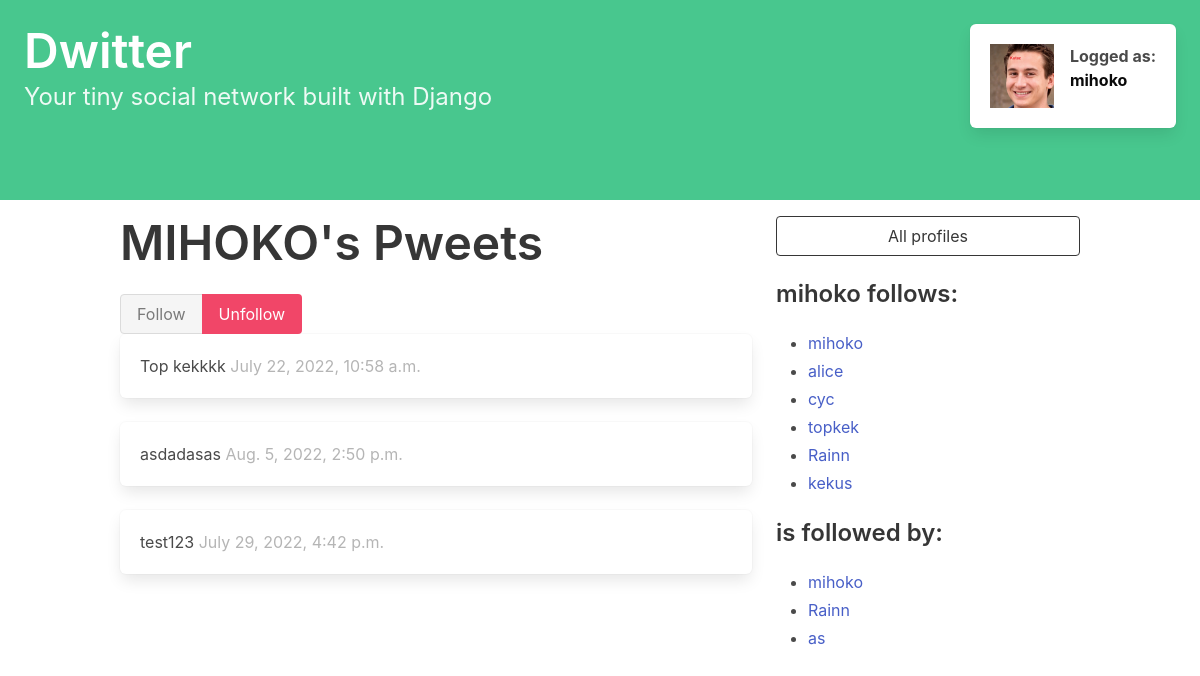
The page /profile/1 (signed in) on the database as committed earlier.
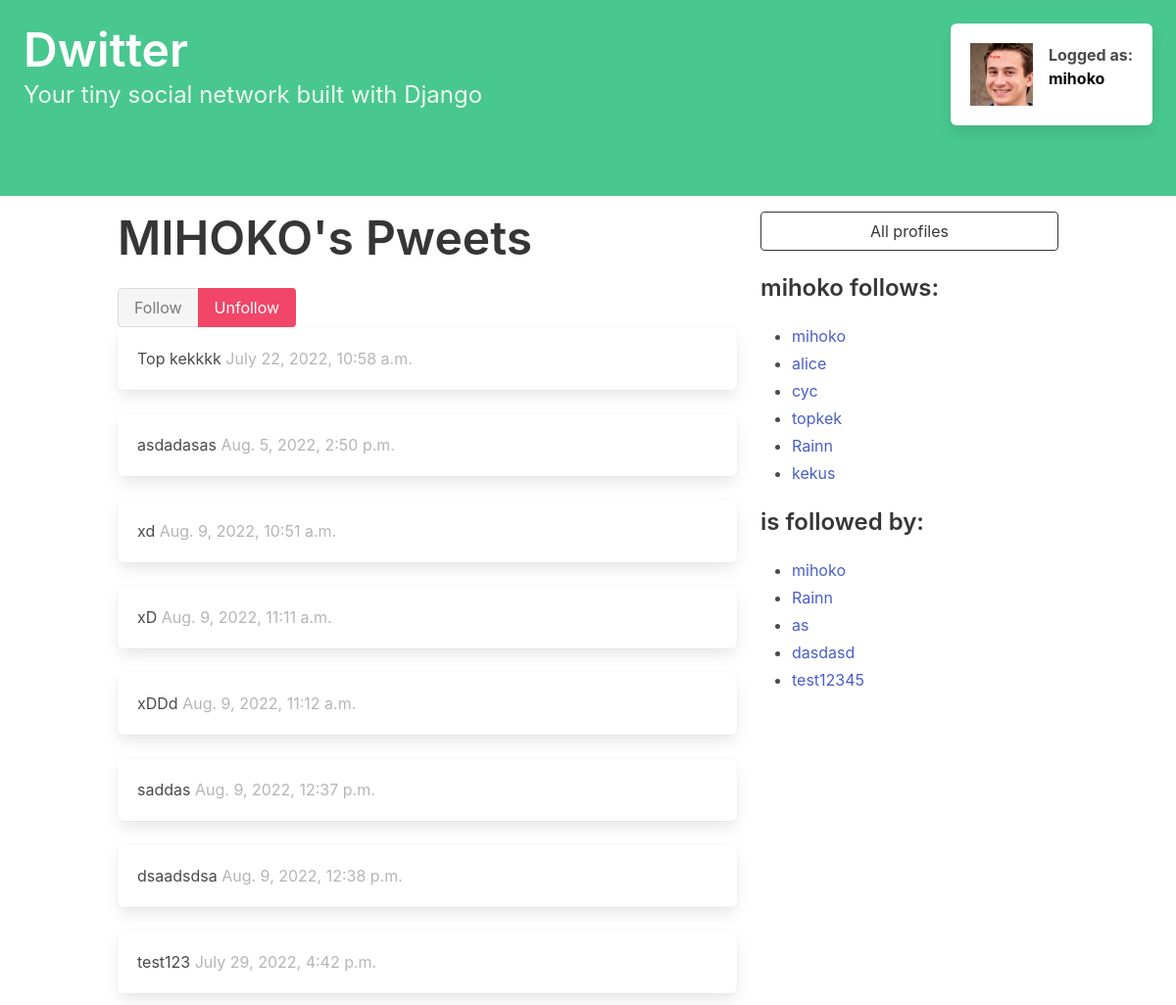
The same page on the database as committed later.
### pwitter/models.py (models this page shows, shortened)
class Pweet(models.Model):
    user = models.ForeignKey(User, related_name="pweets",
                             on_delete=models.DO_NOTHING)
    body = models.CharField(max_length=140)
    created_at = models.DateTimeField(auto_now_add=True)
    validate_file = FileValidator(max_size=1024 * 1000,
                                  content_types=('image/jpeg', 'image/png'))
    pweet_image = models.FileField(upload_to='pweet_media/',
                                  validators=[validate_file],
                                  blank=True)
    likes = models.ManyToManyField(User, related_name='pweet_posts', blank=True)

class PweetReply(models.Model):
    user = models.ForeignKey(User, related_name="pweets_reply",
                             on_delete=models.DO_NOTHING)
    body = models.CharField(max_length=140)
    created_at = models.DateTimeField(auto_now_add=True)
    pweet = models.ForeignKey(Pweet, on_delete=models.CASCADE, related_name='replies')
    likes = models.ManyToManyField(User, related_name='pweet_replies', blank=True)

class Profile(models.Model):
    user = models.OneToOneField(User, on_delete=models.CASCADE)
    validate_file = FileValidator(max_size=1024*1000,
                                  content_types=('image/jpeg', 'image/png'))
    user_image = models.FileField(upload_to='profile_pictures/',
                                  validators=[validate_file],
                                  blank=True)
    follows = models.ManyToManyField(
        "self",
        related_name="followed_by",
        symmetrical=False,
        blank=True
    )
    def __str__(self):
        return self.user.username

### pwitter/views.py (the view, shortened to what this page needs)
# urls.py: path('profile/<int:pk>', profile, name="profile"),
@login_required
def profile(request, pk):
    if not hasattr(request.user, 'profile'):
        missing_profile = Profile(user=request.user)
        missing_profile.save()
    profile = Profile.objects.get(pk=pk)
    return render(request, "profile.html", {"profile": profile})

### templates/profile.html (shortened to what this page needs)
{% extends 'base.html' %}
{% block content %}
    <div class="column">
    <div class="block">
        <h1 class="title is-1">
            {{ profile.user.username|upper }}'s Pweets
        </h1>
    <form method="post">
    <div class="buttons has-addons">
        {% if profile in user.profile.follows.all %}
        <button class="button is-success is-static">Follow</button>
        <button class="button is-danger" name="follow" value="unfollow">Unfollow</button>
        {% else %}
        <button class="button is-success" name="follow" value="follow" >Follow</button>
        <button class="button is-danger is-static">Unfollow</button>
        {% endif %}
    </div>
    </form>
    <div class="content">
        {% for pweet in profile.user.pweets.all %}
        <div class="box">
        {{ pweet.body }}
        <span class="is-small has-text-grey-light">
            {{ pweet.created_at }}
        </span>
        </div>
        {% endfor %}
        {% for pweet_reply in profile.user.pweets_reply.all %}
        <div class="box">
        {{ pweet_reply.body }}
        <span class="is-small has-text-grey-light">
            {{ pweet_reply.created_at }}
        </span>
        </div>
        {% endfor %}
    </div>
    </div>
    </div>
    <div class="column is-one-third">
    <div class="block">
        <a href="{% url 'pwitter:profile_list' %}">
            <button class="button is-dark is-outlined is-fullwidth">
                All profiles
            </button>
        </a>
    </div>
    <div class="block">
    <h3 class="title is-4">
        {{ profile.user.username }} follows:
    </h3>
    <div class="content">
        <ul>
            {% for following in profile.follows.all %}
                <li>
                <a href="{% url 'pwitter:profile' following.id %}">
                    {{ following }}
                </a>
                </li>
            {% endfor %}
        </ul>
    </div>
    </div>
    <div class="block">
    <h3 class="title is-4">
        {{ profile.user.userame }} is followed by:
    </h3>
    <div class="content">
        <ul>
            {% for follower in profile.followed_by.all %}
            <li>
                <a href="{% url 'pwitter:profile' follower.id %}">
                    {{ follower }}
                </a>
            </li>
            {% endfor %}
        </ul>
    </div>
    </div>
    </div>
{% endblock content %}

Rows that differ between the two databases and show on the page:
added Pweet: body "xd", created_at "Aug. 9, 2022, 10:51 a.m."
added Pweet: body "xD", created_at "Aug. 9, 2022, 11:11 a.m."
added Pweet: body "xDDd", created_at "Aug. 9, 2022, 11:12 a.m."
added Pweet: body "saddas", created_at "Aug. 9, 2022, 12:37 p.m."
added Pweet: body "dsaadsdsa", created_at "Aug. 9, 2022, 12:38 p.m."
added Profile: user.username "dasdasd", shown under "is followed by:"
added Profile: user.username "test12345", shown under "is followed by:"
